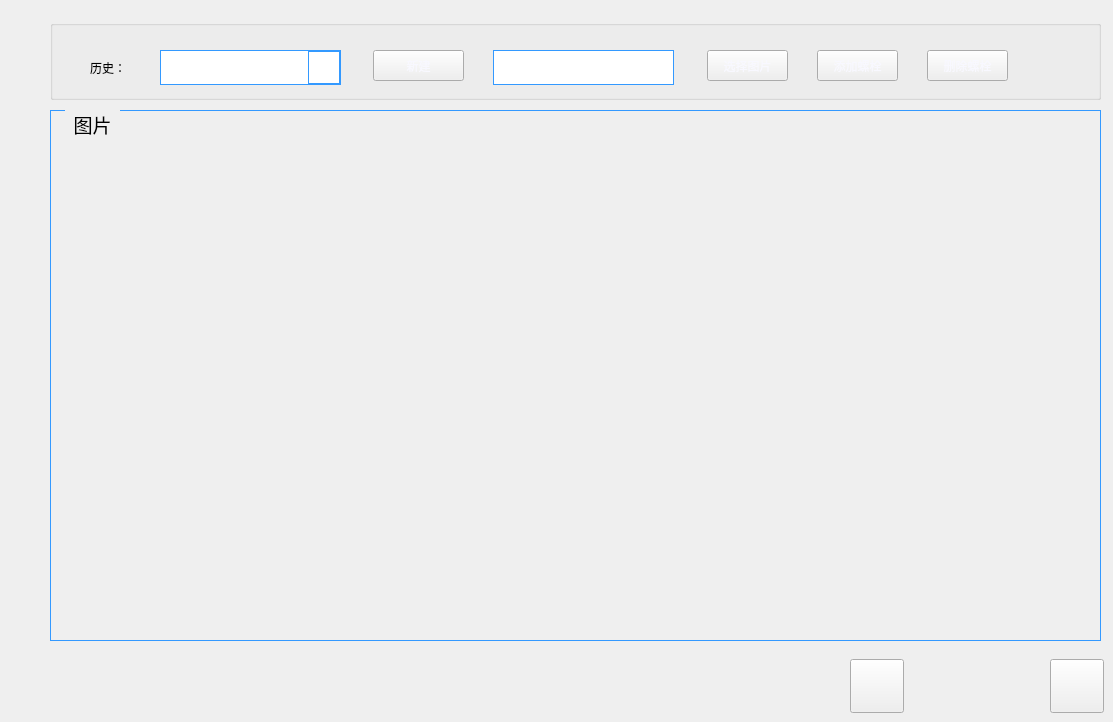
        <widget class="QWidget" name="page_22">
         <widget class="QGroupBox" name="groupBox_13">
          <property name="geometry">
           <rect>
            <x>50</x>
            <y>110</y>
            <width>1051</width>
            <height>531</height>
           </rect>
          </property>
          <property name="font">
           <font>
            <family>黑体</family>
            <pointsize>14</pointsize>
            <weight>50</weight>
            <italic>false</italic>
            <bold>false</bold>
            <kerning>true</kerning>
           </font>
          </property>
          <property name="styleSheet">
           <string notr="true">QGroupBox {
    font: 14pt &quot;黑体&quot;;
    margin-top: 1ex;
    border-width:1px;  
    border-style:solid;
    border-color: rgb(51, 153, 255);  
}

QGroupBox::title {
    subcontrol-origin: margin;
    subcontrol-position: top left;
    left:15px;      
    margin-left: 5px;
    margin-right: 5px;
    padding:1px;
}</string>
          </property>
          <property name="title">
           <string>图片</string>
          </property>
         </widget>
         <widget class="QPushButton" name="pushButton_33">
          <property name="geometry">
           <rect>
            <x>850</x>
            <y>659</y>
            <width>54</width>
            <height>54</height>
           </rect>
          </property>
          <property name="focusPolicy">
           <enum>Qt::NoFocus</enum>
          </property>
          <property name="styleSheet">
           <string notr="true">border-image: url(:/LCD_CS351/LCD_CS351/35_all/5.bmp);</string>
          </property>
          <property name="text">
           <string/>
          </property>
         </widget>
         <widget class="QPushButton" name="pushButton_32">
          <property name="geometry">
           <rect>
            <x>1050</x>
            <y>659</y>
            <width>54</width>
            <height>54</height>
           </rect>
          </property>
          <property name="focusPolicy">
           <enum>Qt::NoFocus</enum>
          </property>
          <property name="styleSheet">
           <string notr="true">border-image: url(:/LCD_CS351/LCD_CS351/logo/saves.bmp);</string>
          </property>
          <property name="text">
           <string/>
          </property>
          <property name="flat">
           <bool>false</bool>
          </property>
         </widget>
         <widget class="QGroupBox" name="groupBox_12">
          <property name="geometry">
           <rect>
            <x>50</x>
            <y>20</y>
            <width>1051</width>
            <height>80</height>
           </rect>
          </property>
          <property name="styleSheet">
           <string notr="true">QGroupBox {
    border-width:1px;  
    border-style:solid;
    border-color: rgb(51, 153, 255);  
};
</string>
          </property>
          <property name="title">
           <string/>
          </property>
          <widget class="QComboBox" name="comboBox">
           <property name="geometry">
            <rect>
             <x>110</x>
             <y>30</y>
             <width>181</width>
             <height>35</height>
            </rect>
           </property>
           <property name="focusPolicy">
            <enum>Qt::NoFocus</enum>
           </property>
           <property name="styleSheet">
            <string notr="true">QComboBox {
font: 14pt &quot;Arial&quot;;
border-width:1px; 
border-style:solid; 
border-color:rgb(51, 153, 255); 
margin-top: 0ex;
}
QComboBox::drop-down {
width:30px; 
border-width:1px; 
border-style:solid; 
border-color:rgb(51, 153, 255); 
}
QComboBox::down-arrow {
image: url(:/LCD_CS351/LCD_CS351/logo/arrow.png);
}
QComboBox QAbstractItemView{
height:50px;
border: 1px solid rgb(51, 153, 255); 
selection-background-color: rgb(51, 153, 255); 
}
QScrollBar:vertical{
width:30px;
border: 2px solid grey;
}
QComboBox QAbstractItemView::item{
height:20px;
}</string>
           </property>
           <property name="editable">
            <bool>false</bool>
           </property>
           <property name="maxVisibleItems">
            <number>10</number>
           </property>
          </widget>
          <widget class="QPushButton" name="pushButton_29">
           <property name="geometry">
            <rect>
             <x>657</x>
             <y>30</y>
             <width>81</width>
             <height>31</height>
            </rect>
           </property>
           <property name="focusPolicy">
            <enum>Qt::NoFocus</enum>
           </property>
           <property name="styleSheet">
            <string notr="true">border-image: url(:/LCD_CS351/LCD_CS351/35_all/67.bmp);
font: 14pt &quot;黑体&quot;;
color: rgb(248, 248, 255);</string>
           </property>
           <property name="text">
            <string>选择图片</string>
           </property>
           <property name="flat">
            <bool>false</bool>
           </property>
          </widget>
          <widget class="QPushButton" name="pushButton_30">
           <property name="geometry">
            <rect>
             <x>767</x>
             <y>30</y>
             <width>81</width>
             <height>31</height>
            </rect>
           </property>
           <property name="focusPolicy">
            <enum>Qt::NoFocus</enum>
           </property>
           <property name="styleSheet">
            <string notr="true">border-image: url(:/LCD_CS351/LCD_CS351/35_all/67.bmp);
font: 14pt &quot;黑体&quot;;
color: rgb(248, 248, 255);</string>
           </property>
           <property name="text">
            <string>添加螺栓</string>
           </property>
          </widget>
          <widget class="QPushButton" name="pushButton_31">
           <property name="geometry">
            <rect>
             <x>877</x>
             <y>30</y>
             <width>81</width>
             <height>31</height>
            </rect>
           </property>
           <property name="focusPolicy">
            <enum>Qt::NoFocus</enum>
           </property>
           <property name="styleSheet">
            <string notr="true">border-image: url(:/LCD_CS351/LCD_CS351/35_all/67.bmp);
font: 14pt &quot;黑体&quot;;
color: rgb(248, 248, 255);</string>
           </property>
           <property name="text">
            <string>删除螺栓</string>
           </property>
          </widget>
          <widget class="QLineEdit" name="lineEdit_pdmname">
           <property name="geometry">
            <rect>
             <x>443</x>
             <y>30</y>
             <width>181</width>
             <height>35</height>
            </rect>
           </property>
           <property name="focusPolicy">
            <enum>Qt::ClickFocus</enum>
           </property>
           <property name="styleSheet">
            <string notr="true">font: 14pt &quot;黑体&quot;;
border-width:1px; 
border-style:solid; 
border-color:rgb(51, 153, 255); 
margin-top: 0ex;</string>
           </property>
          </widget>
          <widget class="QLabel" name="label_69">
           <property name="geometry">
            <rect>
             <x>40</x>
             <y>30</y>
             <width>51</width>
             <height>35</height>
            </rect>
           </property>
           <property name="styleSheet">
            <string notr="true">font: 14pt &quot;黑体&quot;;</string>
           </property>
           <property name="text">
            <string>历史：</string>
           </property>
          </widget>
          <widget class="QPushButton" name="pushButton_36">
           <property name="geometry">
            <rect>
             <x>323</x>
             <y>30</y>
             <width>91</width>
             <height>31</height>
            </rect>
           </property>
           <property name="focusPolicy">
            <enum>Qt::NoFocus</enum>
           </property>
           <property name="styleSheet">
            <string notr="true">border-image: url(:/LCD_CS351/LCD_CS351/35_all/67.bmp);
font: 14pt &quot;黑体&quot;;
color: rgb(248, 248, 255);</string>
           </property>
           <property name="text">
            <string>新建</string>
           </property>
           <property name="flat">
            <bool>false</bool>
           </property>
          </widget>
         </widget>
         <widget class="QPushButton" name="pushButton_21">
          <property name="enabled">
           <bool>true</bool>
          </property>
          <property name="geometry">
           <rect>
            <x>950</x>
            <y>659</y>
            <width>54</width>
            <height>54</height>
           </rect>
          </property>
          <property name="focusPolicy">
           <enum>Qt::NoFocus</enum>
          </property>
          <property name="styleSheet">
           <string notr="true">border-image: url(:/LCD_CS351/LCD_CS351/logo/cancel.bmp);</string>
          </property>
          <property name="text">
           <string/>
          </property>
          <property name="flat">
           <bool>true</bool>
          </property>
         </widget>
        </widget>
